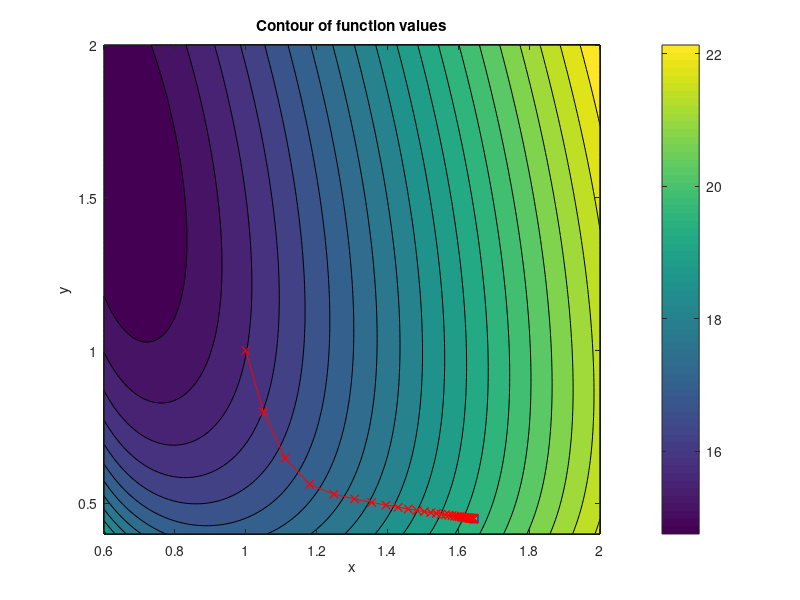

Here is the MATLAB script that generated this plot:
%Example of gradient descent
clear; clc; close all;
N = 101;
alp = 0.05; %Learning Rate for gradient descent
x = linspace(0.6,2,N);
y = linspace(0.4,2,N);
[X,Y] = meshgrid(x,y);

f = @(x1,x2) 8+x1.^2/2 + 2./(x1.*x2) + 6*x2;
df1 = @(x1,x2) x1-2./(x1.^2.*x2);
df2 = @(x1,x2) -2./(x1.*x2.^2) + 6;


%Calculate function at all points for plotting
for j = 1:N
    for i = 1:N
        F(i,j) = f(x(i),y(j));
    end
end

%Plot what the contours of the function look like
contourf(x,y,F,20); colorbar;
xlabel('x'); ylabel('y');
title('Contour of function values');
hold on;

%Start the gradient descent
xs(1) = 1; xs(2) = 1; %xs -- optimal point for which we are iterating
%plot(xs(1),xs(2),'rx');
err = 10;
tol = 1.e-5;
iter = 1; itermax = 100;
xx = 1.6438; yy = 0.45032;
plot(xx,yy,'bs'); %Plot the final optimal point for reference
while ((err>tol)&&(iter<itermax))
    x0 = xs;
    %Gradient Descent Step
    xs(1) = xs(1) - alp*df1(x0(1),x0(2));
    xs(2) = xs(2) - alp*df2(x0(1),x0(2));
    plot([x0(1) xs(1)],[x0(2) xs(2)],'r-x'); hold on;
    err = norm(xs-x0);
  
    %Print values after iteration
    prt = ['Iter = ',num2str(iter),...
           ', x1 = ', num2str(xs(1)),...
           ', x2 = ', num2str(xs(2)),...
           ', err = ', num2str(err),...
           ];
    disp(prt);  
    iter = iter + 1;
end
